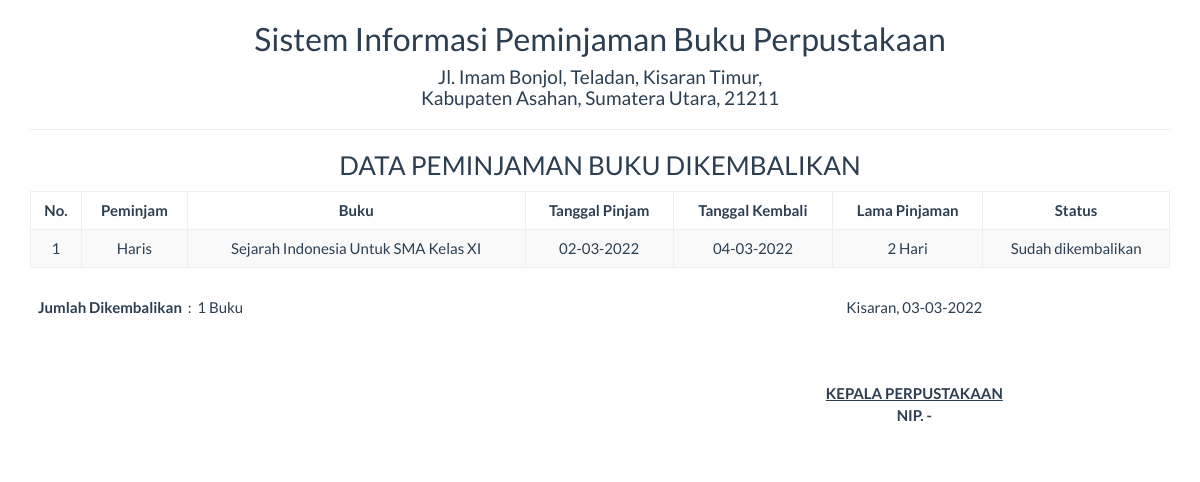
Screenshot of /report/peminjaman_kembali.php with the database file from the repository.
### tables this page shows
CREATE TABLE `pinjam` (
  `id_pinjam` int(11) NOT NULL,
  `id_anggota` int(11) NOT NULL,
  `id_buku` int(11) NOT NULL,
  `tgl_pinjam` date NOT NULL,
  `tgl_kembali` date NOT NULL,
  `status_pinjam` varchar(20) NOT NULL
);

CREATE TABLE `anggota` (
  `id_anggota` int(11) NOT NULL,
  `nama` varchar(255) DEFAULT NULL,
  `alamat` varchar(255) DEFAULT NULL,
  `status_pekerjaan` varchar(255) DEFAULT NULL,
  `no_telpon` varchar(20) DEFAULT NULL
);

CREATE TABLE `buku` (
  `id_buku` int(11) NOT NULL,
  `judul` varchar(255) DEFAULT NULL,
  `pengarang` varchar(255) DEFAULT NULL,
  `penerbit` varchar(255) DEFAULT NULL,
  `tahun` varchar(10) DEFAULT NULL,
  `jumlah` int(11) DEFAULT NULL
);

### report/peminjaman_kembali.php (the view, shortened to what this page needs)
<!DOCTYPE html>
<html>
    <head>
        <link href="../Assets/css/bootstrap.min.css" rel="stylesheet" type="text/css"/>
    </head>
    <body onload="print()">
        <?php
        include '../config/koneksi.php';
        ?>
        <div class="container">
            <div class='row'>
                <div class="col-sm-12">
                    <div class="text-center">
                        <h2>Sistem Informasi Peminjaman Buku Perpustakaan </h2>
                        <h4>Jl. Imam Bonjol, Teladan, Kisaran Timur, <br> Kabupaten Asahan, Sumatera Utara, 21211</h4>
                        <hr>
                        <h3>DATA PEMINJAMAN BUKU DIKEMBALIKAN</h3>
                        <table id="dtskripsi" class="table table-bordered table-striped table-hover">
                            <thead>
                                <tr>
                                    <th><center>No.</center></th>
                                    <th><center>Peminjam</center></th>
                                    <th><center>Buku</center></th>
                                    <th><center>Tanggal Pinjam</center></th>
                                    <th><center>Tanggal Kembali</center></th>
                                    <th><center>Lama Pinjaman</center></th>
                                    <th><center>Status</center></th>
                                </tr>
                            </thead>
                            <tbody>
                                <?php
                                $sql = "SELECT * FROM pinjam JOIN anggota ON pinjam.id_anggota=anggota.id_anggota JOIN buku ON pinjam.id_buku=buku.id_buku WHERE status_pinjam='Sudah dikembalikan'";
                                $query = mysqli_query($koneksi, $sql) or die("SQL Anda Salah");
                                $nomor = 0;
                                while ($data = mysqli_fetch_array($query)) {
                                    $nomor++;
                                    $lama = date_diff(date_create($data['tgl_pinjam']), date_create($data['tgl_kembali']));
                                    ?>
                                    <tr>
                                        <td><?= $nomor ?></td>
                                        <td><?= $data['nama'] ?></td>
                                        <td><?= $data['judul'] ?></td>
                                        <td><?= date('d-m-Y', strtotime($data['tgl_pinjam'])) ?></td>
                                        <td><?= date('d-m-Y', strtotime($data['tgl_kembali'])) ?></td>
                                        <td><?= $lama->days ?> Hari</td>
                                        <td><?= $data['status_pinjam'] ?></td>
                                    </tr>
                                <?php } ?>
                            </tbody>
                        </table>
                        <table class="table">
                                <tbody>
                                    <tr>
                                        <td>
                                            <table>
                                                <?php
                                                    $sql4 = "SELECT status_pinjam FROM pinjam WHERE status_pinjam='Sudah dikembalikan'";
                                                    $query4 = mysqli_query($koneksi, $sql4) or die("SQL Anda Salah");
                                                    $total2 = mysqli_num_rows($query4);
                                                ?>
                                                <tr>
                                                    <th>Jumlah Dikembalikan</th><td>&nbsp;  : &nbsp;</td><td> <?= $total2 ?> Buku</td>
                                                </tr>
                                            </table>
                                        </td>
                                        <td></td>
                                        <td>
                                            <div class="text-center">
                                                Kisaran,  <?= date("d-m-Y") ?>
                                                <br><br><br><br>
                                                <u><strong>KEPALA PERPUSTAKAAN<strong></u><br>
                                                NIP. -
                                            </div>
                                        </td>
                                    </tr>
                                </tbody>
                        </table>
                    </div>
                </div>
            </div>
    </body>
</html>

### rows the page displays
pinjam: id_anggota.nama "Haris", id_buku.judul "Sejarah Indonesia Untuk SMA Kelas XI", tgl_pinjam "02-03-2022", tgl_kembali "04-03-2022", tgl_pinjam+tgl_kembali "2", status_pinjam "Sudah dikembalikan"

### other values shown
$total2 "1"
